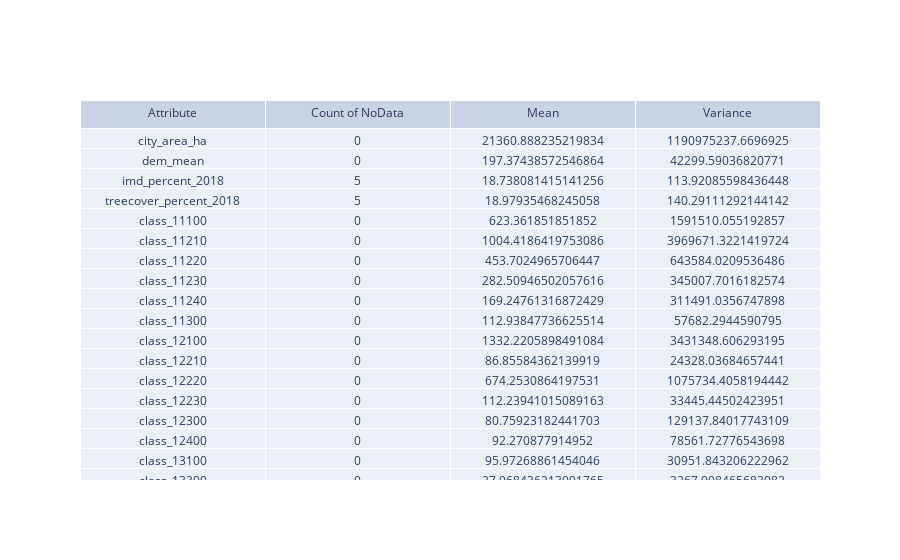

The notebook cell this image was saved under:
### Markdown cell above
## Data preparation
First check how many missing values there are for each feature
#TODO show variance

### Code cell
df_gaps = df.isna().sum()

fig = go.Figure(data=[go.Table(
    header=dict(values=["Attribute", "Count of NoData", "Mean", "Variance"]),
    cells=dict(values=[df.columns[5:], df_gaps[5:], df.mean(axis=0, numeric_only=True)[2:], df.var(axis=0, numeric_only=True)[2:]]))
])

fig.show()

### Figure 1 — Plotly figure (JSON) as saved in the notebook; plotly's stock layout.template omitted (floating-point values rounded to 4 significant figures; data arrays with more than 128 entries replaced by an {"elided": "..."} marker saying what was removed)
{"data": [{"cells": {"values": {"elided": "4x48 mixed values"}}, "header": {"values": ["Attribute", "Count of NoData", "Mean", "Variance"]}, "type": "table"}], "layout": {}}
